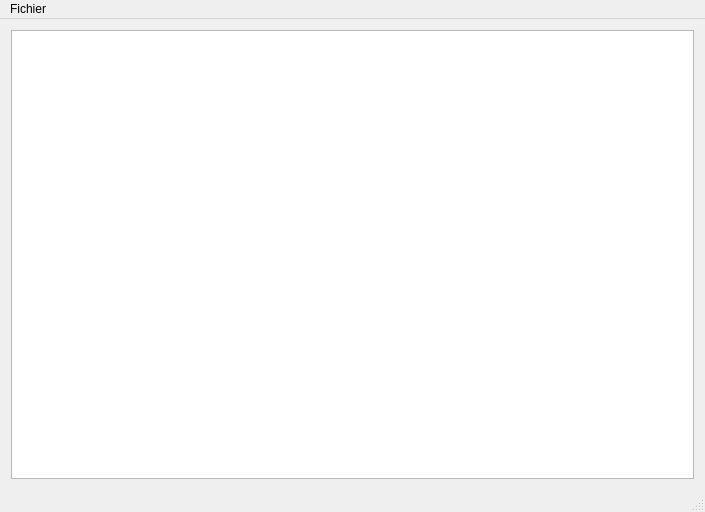
<?xml version="1.0" encoding="UTF-8"?>
<ui version="4.0">
 <class>MainWindow</class>
 <widget class="QMainWindow" name="MainWindow">
  <property name="geometry">
   <rect>
    <x>0</x>
    <y>0</y>
    <width>705</width>
    <height>512</height>
   </rect>
  </property>
  <property name="windowTitle">
   <string>Transformée de Fourier d'un contour</string>
  </property>
  <widget class="QWidget" name="centralWidget">
   <layout class="QGridLayout" name="gridLayout">
    <item row="0" column="0">
     <widget class="EdgeView" name="graphicsView"/>
    </item>
   </layout>
  </widget>
  <widget class="QMenuBar" name="menuBar">
   <property name="geometry">
    <rect>
     <x>0</x>
     <y>0</y>
     <width>705</width>
     <height>25</height>
    </rect>
   </property>
   <widget class="QMenu" name="menuFichier">
    <property name="title">
     <string>Fichier</string>
    </property>
    <addaction name="actionCloseApplication"/>
   </widget>
   <addaction name="menuFichier"/>
  </widget>
  <widget class="QStatusBar" name="statusBar"/>
  <action name="actionCloseApplication">
   <property name="text">
    <string>Quitter</string>
   </property>
  </action>
  <action name="actionFourierTransform">
   <property name="text">
    <string>Transformée de Fourier...</string>
   </property>
  </action>
 </widget>
 <layoutdefault spacing="6" margin="11"/>
 <customwidgets>
  <customwidget>
   <class>EdgeView</class>
   <extends>QGraphicsView</extends>
   <header>EdgeView.h</header>
  </customwidget>
 </customwidgets>
 <resources/>
 <connections/>
</ui>
